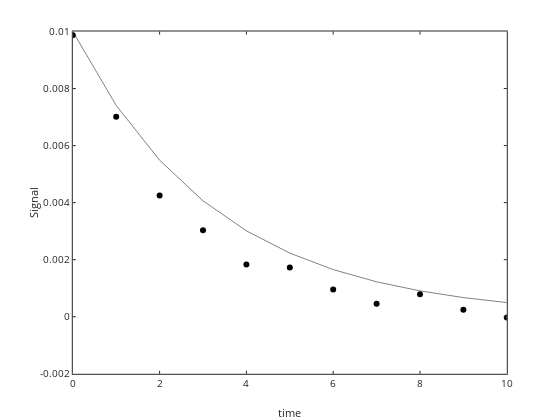

Notebook code for this chart:
### Code cell
% so to optmize it we need to first define the error function
% this is what will get minimized

graphics_toolkit ("plotly")

% initial guess

errorfunction = @(p,N,t) (log10(sum((N-p(1).*exp(-p(2)*t)).^2)));

ktst=0.3; N0tst=0.01; ptst=[N0tst ktst];

err=errorfunction(ptst,N,t)

Ntst=firstorderdecay(t,N0tst,ktst); 

plot(t,N,'ko',t,Ntst,'k-'); 
xlabel('time'); ylabel('Signal')

### Figure 1 — Plotly figure (JSON) as saved in the notebook; plotly's stock layout.template omitted (floating-point values rounded to 4 significant figures)
{"data": [{"line": {"color": "rgb(0,0,0)", "width": 0.5}, "marker": {"color": "rgb(0,0,0)", "line": {"color": "rgb(0,0,0)"}, "size": 6, "symbol": "circle"}, "mode": "markers", "name": "", "showlegend": false, "type": "scatter", "visibility": true, "x": [0, 1, 2, 3, 4, 5, 6, 7, 8, 9, 10], "xaxis": "x", "y": [0.00987, 0.007009, 0.004249, 0.003036, 0.001836, 0.001729, 0.000957, 0.0004587, 0.0007894, 0.0002467, -2.649e-05], "yaxis": "y"}, {"line": {"color": "rgb(0,0,0)", "dash": "solid", "width": 0.5}, "marker": {"color": "rgb(0,0,0)", "line": {"color": "rgb(0,0,0)"}, "size": 6, "symbol": "none"}, "mode": "lines", "name": "", "showlegend": false, "type": "scatter", "visibility": true, "x": [0, 1, 2, 3, 4, 5, 6, 7, 8, 9, 10], "xaxis": "x", "y": [0.01, 0.007408, 0.005488, 0.004066, 0.003012, 0.002231, 0.001653, 0.001225, 0.0009072, 0.0006721, 0.0004979], "yaxis": "y"}], "layout": {"height": 420, "hovermode": "closest", "margin": {"b": 0, "l": 0, "r": 0, "t": 0}, "plot_bgcolor": "rgba(0,0,0,0)", "showlegend": false, "width": 560, "xaxis": {"anchor": "y", "autorange": false, "domain": [0.13, 0.905], "exponentformat": "none", "gridcolor": "rgba(38,38,38,0.15)", "gridwidth": 1, "linecolor": "rgb(38,38,38)", "linewidth": 1, "mirror": "ticks", "range": [0, 10], "showgrid": false, "showline": true, "side": "bottom", "spikedash": "solid", "spikemode": "across", "spikesides": false, "spikethickness": 1, "tickangle": 0, "tickcolor": "rgb(38,38,38)", "tickfont": {"color": "rgb(38,38,38)", "size": 10}, "ticklen": 3, "ticks": "inside", "ticktext": ["0", "2", "4", "6", "8", "10"], "tickvals": [0, 2, 4, 6, 8, 10], "title": {"font": {"color": "rgb(38,38,38)", "size": 11}, "text": "time"}, "type": "linear", "visible": true, "zeroline": false}, "yaxis": {"anchor": "x", "autorange": false, "domain": [0.11, 0.925], "exponentformat": "none", "gridcolor": "rgba(38,38,38,0.15)", "gridwidth": 1, "linecolor": "rgb(38,38,38)", "linewidth": 1, "mirror": "ticks", "range": [-0.002, 0.01], "showgrid": false, "showline": true, "side": "left", "spikedash": "solid", "spikemode": "across", "spikesides": false, "spikethickness": 1, "tickangle": 0, "tickcolor": "rgb(38,38,38)", "tickfont": {"color": "rgb(38,38,38)", "size": 10}, "ticklen": 3, "ticks": "inside", "ticktext": ["-0.002", "0", "0.002", "0.004", "0.006", "0.008", "0.01"], "tickvals": [-0.002, 0, 0.002, 0.004, 0.006, 0.008, 0.01], "title": {"font": {"color": "rgb(38,38,38)", "size": 11}, "text": "Signal"}, "type": "linear", "visible": true, "zeroline": false}}}
